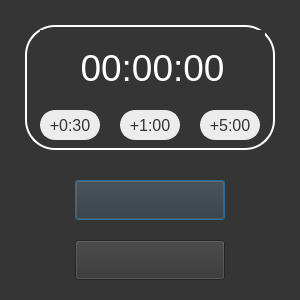
<?xml version="1.0" encoding="UTF-8"?>
<ui version="4.0">
 <class>Dialog</class>
 <widget class="QDialog" name="Dialog">
  <property name="windowModality">
   <enum>Qt::WindowModal</enum>
  </property>
  <property name="geometry">
   <rect>
    <x>0</x>
    <y>0</y>
    <width>300</width>
    <height>300</height>
   </rect>
  </property>
  <property name="windowTitle">
   <string>Dialog</string>
  </property>
  <property name="styleSheet">
   <string notr="true">background-color: rgb(53, 53, 53);</string>
  </property>
  <widget class="QPushButton" name="confirmTimer">
   <property name="geometry">
    <rect>
     <x>75</x>
     <y>180</y>
     <width>150</width>
     <height>40</height>
    </rect>
   </property>
   <property name="styleSheet">
    <string notr="true">background-color: rgb(236, 236, 236);
                border-radius: 15px;        
               border: 2px solid rgb(236, 236, 236);
hover{
	background-color: rgb(175, 175, 175)
}
	</string>
   </property>
   <property name="text">
    <string/>
   </property>
  </widget>
  <widget class="QPushButton" name="resetTimer">
   <property name="geometry">
    <rect>
     <x>75</x>
     <y>240</y>
     <width>150</width>
     <height>40</height>
    </rect>
   </property>
   <property name="styleSheet">
    <string notr="true">background-color: rgb(236, 236, 236);
                border-radius: 15px;        
               border: 2px solid rgb(236, 236, 236);
hover{
	background-color: rgb(175, 175, 175)
}
	</string>
   </property>
   <property name="text">
    <string/>
   </property>
  </widget>
  <widget class="QLabel" name="time">
   <property name="geometry">
    <rect>
     <x>40</x>
     <y>30</y>
     <width>225</width>
     <height>75</height>
    </rect>
   </property>
   <property name="font">
    <font>
     <pointsize>28</pointsize>
    </font>
   </property>
   <property name="styleSheet">
    <string notr="true">color: white;
text-align: center;</string>
   </property>
   <property name="text">
    <string>00:00:00</string>
   </property>
   <property name="alignment">
    <set>Qt::AlignCenter</set>
   </property>
  </widget>
  <widget class="QPushButton" name="plusHalf">
   <property name="geometry">
    <rect>
     <x>40</x>
     <y>110</y>
     <width>60</width>
     <height>30</height>
    </rect>
   </property>
   <property name="font">
    <font>
     <pointsize>12</pointsize>
    </font>
   </property>
   <property name="styleSheet">
    <string notr="true">background-color: rgb(236, 236, 236);
                border-radius: 15px;        
               border: 2px solid rgb(236, 236, 236);
color: rgb(53, 53, 53)</string>
   </property>
   <property name="text">
    <string>+0:30</string>
   </property>
  </widget>
  <widget class="QPushButton" name="plusOne">
   <property name="geometry">
    <rect>
     <x>120</x>
     <y>110</y>
     <width>60</width>
     <height>30</height>
    </rect>
   </property>
   <property name="font">
    <font>
     <pointsize>12</pointsize>
    </font>
   </property>
   <property name="styleSheet">
    <string notr="true">background-color: rgb(236, 236, 236);
                border-radius: 15px;        
               border: 2px solid rgb(236, 236, 236);
color: rgb(53, 53, 53)</string>
   </property>
   <property name="text">
    <string>+1:00</string>
   </property>
  </widget>
  <widget class="QPushButton" name="plusFive">
   <property name="geometry">
    <rect>
     <x>200</x>
     <y>110</y>
     <width>60</width>
     <height>30</height>
    </rect>
   </property>
   <property name="font">
    <font>
     <pointsize>12</pointsize>
    </font>
   </property>
   <property name="styleSheet">
    <string notr="true">background-color: rgb(236, 236, 236);
                border-radius: 15px;        
               border: 2px solid rgb(236, 236, 236);
color: rgb(53, 53, 53)</string>
   </property>
   <property name="text">
    <string>+5:00</string>
   </property>
  </widget>
  <widget class="QFrame" name="frame">
   <property name="geometry">
    <rect>
     <x>25</x>
     <y>25</y>
     <width>250</width>
     <height>125</height>
    </rect>
   </property>
   <property name="styleSheet">
    <string notr="true">border: 2px solid white;
border-radius: 30px;
background-color: transparent;</string>
   </property>
   <property name="frameShape">
    <enum>QFrame::StyledPanel</enum>
   </property>
   <property name="frameShadow">
    <enum>QFrame::Raised</enum>
   </property>
  </widget>
  <zorder>frame</zorder>
  <zorder>confirmTimer</zorder>
  <zorder>resetTimer</zorder>
  <zorder>time</zorder>
  <zorder>plusHalf</zorder>
  <zorder>plusOne</zorder>
  <zorder>plusFive</zorder>
 </widget>
 <resources/>
 <connections/>
</ui>
